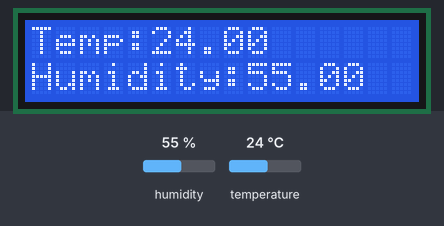
A sketch run on a simulated Arduino Uno, built with avr-gcc and run on an emulated ATmega328P. Shown: 16×2 character LCD. The test bench sets the inputs (shaded band); at power-on: humidity 55 %, temperature 24 °C. What the sketch prints to the serial monitor is not drawn.

Above: at 7.2 s.
7.3 s: humidity set to 22 %
At 9.2 s:
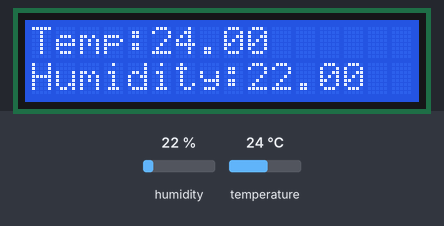
10.1 s: temperature set to 12 °C
At 11.0 s:
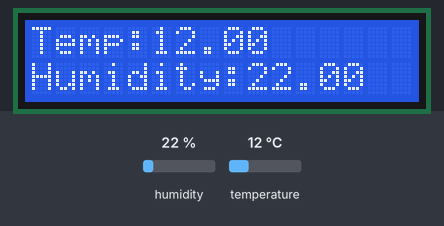
12.9 s: humidity set to 40 %
At 15.8 s:
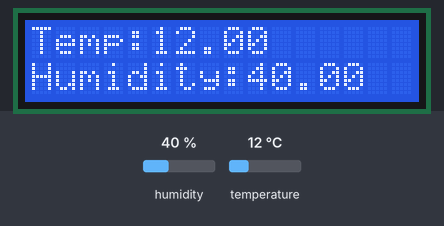
16.1 s: temperature set to 19 °C
At 17.5 s:
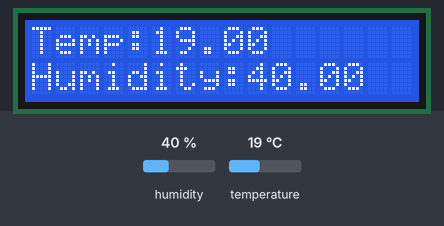
Timing chart, 0 to 19.1 s (numbered marks = the images above; inputs shaded):
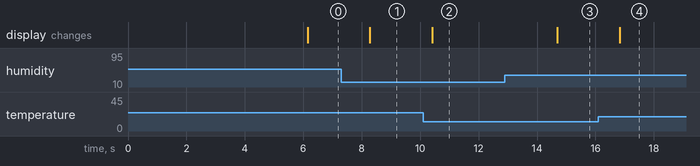

Measured:
- after the input at 7.3 s, the display: changes after 0.98 s (image 1)
- after the input at 10.1 s, the display: changes after 0.32 s (image 2)
- after the input at 12.9 s, the display: changes after 1.8 s (image 3)
- after the input at 16.1 s, the display: changes after 0.73 s (image 4)

The sketch:

TEMP_and_HUMI_BY_DHT11.ino
```cpp
#include<Wire.h>
#include<DHT.h>
#include<LiquidCrystal_I2C.h>
LiquidCrystal_I2C lcd(0x27, 16, 2);
#define DHTPIN 2
#define DHTTYPE DHT11
DHT dht(DHTPIN,DHTTYPE);
void setup() {
  // put your setup code here, to run once:
  lcd.init();
  dht.begin();
  Serial.begin(9600);
  lcd.backlight();
  lcd.clear();
  lcd.setCursor(0, 0);
  lcd.print("WELCOME TO");
  lcd.setCursor(0, 1);
  lcd.print("CMM TEM&HUM13");
   delay(6000);
  lcd.clear();
}

void loop() {
  // put your main code here, to run repeatedly:
  lcd.clear();
  float temp=dht.readTemperature();
  float humi=dht.readHumidity();
  if(isnan(temp) || isnan(humi))
  {
    Serial.println("DATA IS NOT AVAILABLE");
    return;
  }
  Serial.print("temperature is :");
  Serial.print(temp);
  Serial.print(" ");
  Serial.print("humidity is :");
  Serial.println(humi);
  lcd.setCursor(0, 0);
  lcd.print("Temp:");
  lcd.print(temp);
  lcd.setCursor(0, 1);
  lcd.print("Humidity:");
  lcd.print(humi);
   delay(500);
  }
```
